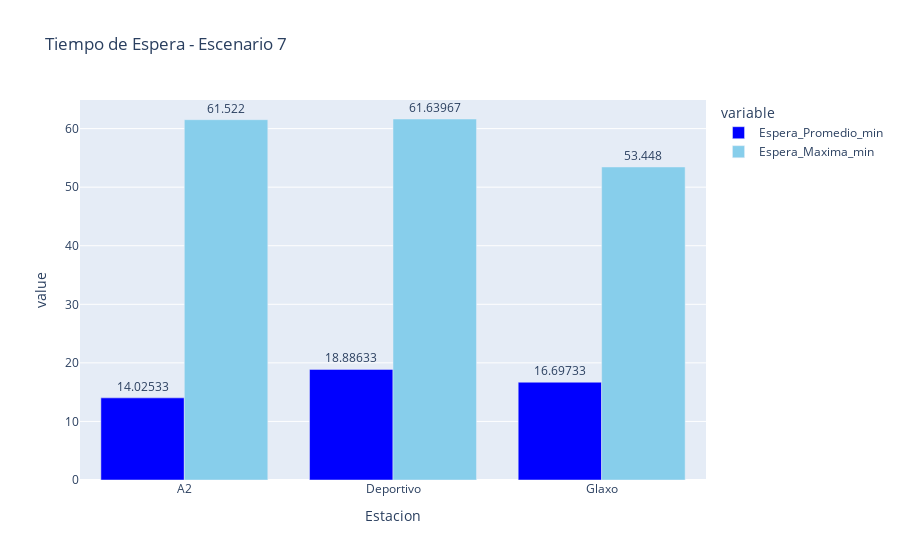
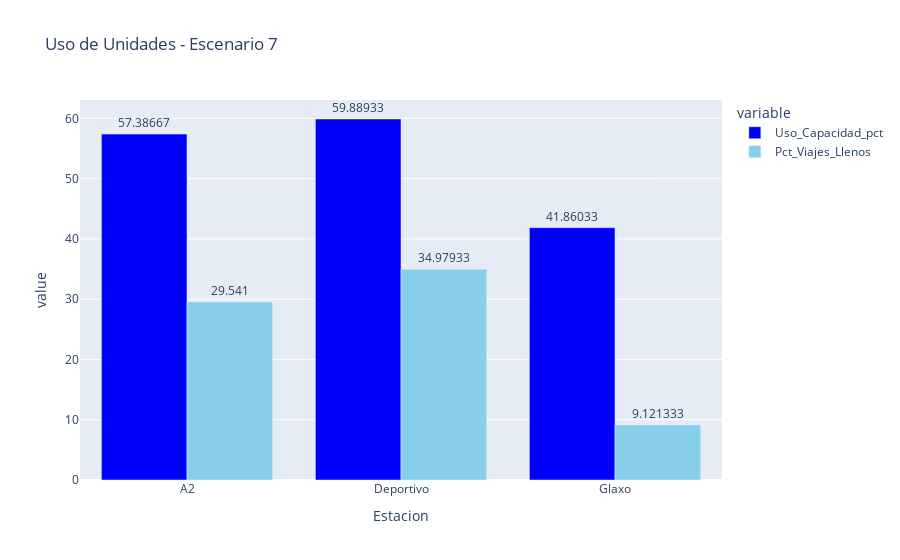
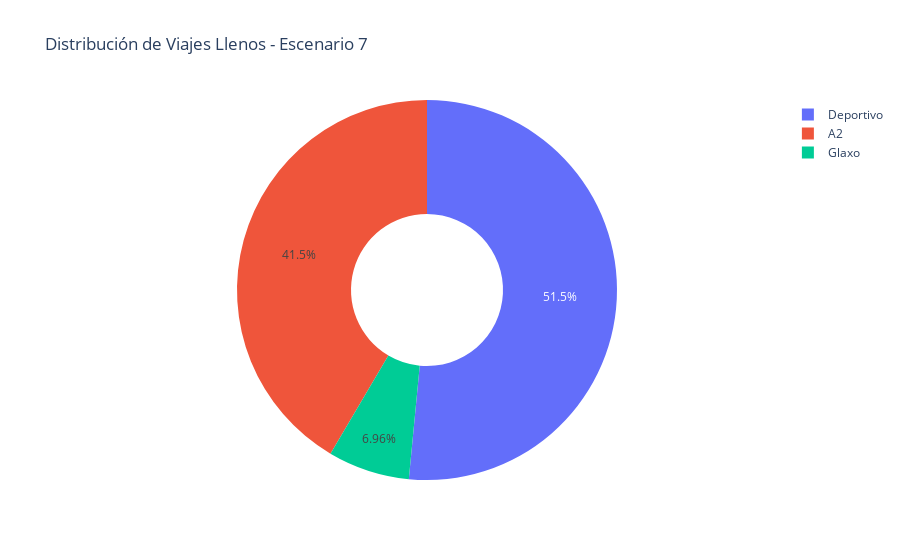
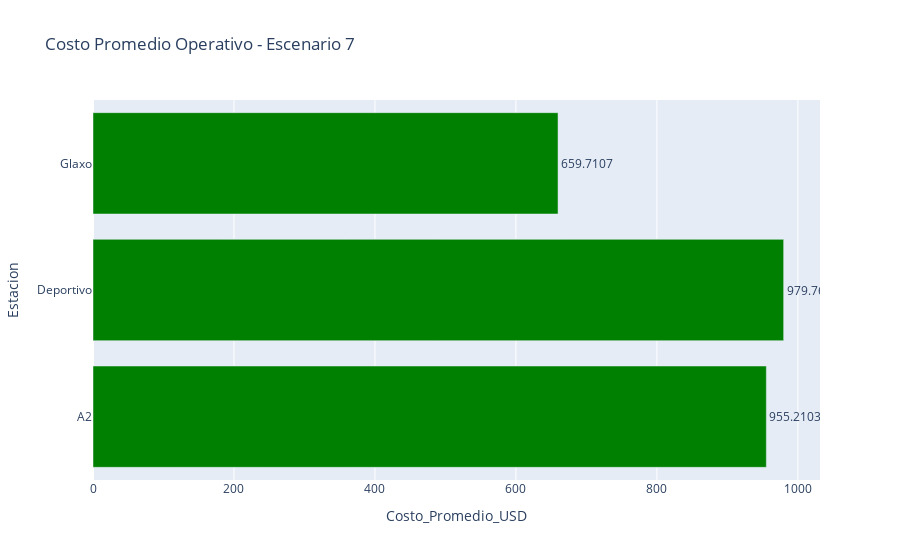

The notebook cell saved with these charts, in order:
### Markdown cell above
## Gráficas individuales por escenario

### Code cell
import pandas as pd
import plotly.express as px
import plotly.graph_objects as go
from math import pi

# Diccionario de archivos y nombre del escenario
archivos = {
    "Escenario 7": "Es7_MejorResultado1Glaxomenortiempo.xlsx",
    "Escenario 8": "Es8_Mod1van.xlsx",
    "Escenario 9": "Esc9_CombinacionDA.xlsx",
    "Escenario 10": "Esc10_CombinacionDA_MejorResultado.xlsx"
}

# Columnas clave para el radar chart
columnas_radar = [
    'Espera_Promedio_min',
    'Espera_Maxima_min',
    'Uso_Capacidad_pct',
    'Costo_Promedio_USD',
    'Pct_Viajes_Llenos',
    'Pct_Cumple_Frecuencia'
]

# Colores personalizados
colores_barras = ['blue', 'skyblue']

# Loop para graficar cada escenario
for nombre_escenario, archivo in archivos.items():
    try:
        df = pd.read_excel(archivo, sheet_name="RESUMEN")
        estaciones = df["Estacion"]

        # 1. Tiempo de Espera
        fig1 = px.bar(df, x="Estacion", y=["Espera_Promedio_min", "Espera_Maxima_min"],
                      barmode='group', title=f"Tiempo de Espera - {nombre_escenario}",
                      text_auto=True, color_discrete_sequence=colores_barras)
        fig1.update_traces(textposition='outside')
        fig1.show()

        # 2. Uso de Unidades
        fig2 = px.bar(df, x="Estacion", y=["Uso_Capacidad_pct", "Pct_Viajes_Llenos"],
                      barmode='group', title=f"Uso de Unidades - {nombre_escenario}",
                      text_auto=True, color_discrete_sequence=colores_barras)
        fig2.update_traces(textposition='outside')
        fig2.show()

        # 3. Pastel de Viajes Llenos Promedio
        fig3 = px.pie(df, names="Estacion", values="Viajes_Llenos_Promedio",
                      title=f"Distribución de Viajes Llenos - {nombre_escenario}", hole=0.4)
        fig3.show()

        # 4. Costo promedio operativo
        fig4 = px.bar(df, y="Estacion", x="Costo_Promedio_USD", orientation='h',
                      title=f"Costo Promedio Operativo - {nombre_escenario}",
                      text_auto=True, color_discrete_sequence=["green"])
        fig4.update_traces(textposition='outside')
        fig4.show()

        # 6. Radar Chart
        df_radar = df.set_index("Estacion")[columnas_radar]
        df_radar_norm = (df_radar - df_radar.min()) / (df_radar.max() - df_radar.min())

        categorias = columnas_radar
        fig6 = go.Figure()
        for est in df_radar_norm.index:
            fig6.add_trace(go.Scatterpolar(
                r=df_radar_norm.loc[est].tolist() + [df_radar_norm.loc[est].tolist()[0]],
                theta=categorias + [categorias[0]],
                fill='toself',
                name=est
            ))
        fig6.update_layout(
            polar=dict(radialaxis=dict(visible=True)),
            title=f"Radar Chart - {nombre_escenario}",
            showlegend=True
        )
        fig6.show()

    except Exception as e:
        print(f"❌ Error en {nombre_escenario}: {e}")

### Figure 1 — Plotly figure (JSON) as saved in the notebook; plotly's stock layout.template omitted (floating-point values rounded to 4 significant figures)
{"data": [{"alignmentgroup": "True", "hovertemplate": "variable=Espera_Promedio_min<br>Estacion=%{x}<br>value=%{y}<extra></extra>", "legendgroup": "Espera_Promedio_min", "marker": {"color": "blue", "pattern": {"shape": ""}}, "name": "Espera_Promedio_min", "offsetgroup": "Espera_Promedio_min", "orientation": "v", "showlegend": true, "textposition": "outside", "texttemplate": "%{y}", "type": "bar", "x": ["A2", "Deportivo", "Glaxo"], "xaxis": "x", "y": [14.03, 18.89, 16.7], "yaxis": "y"}, {"alignmentgroup": "True", "hovertemplate": "variable=Espera_Maxima_min<br>Estacion=%{x}<br>value=%{y}<extra></extra>", "legendgroup": "Espera_Maxima_min", "marker": {"color": "skyblue", "pattern": {"shape": ""}}, "name": "Espera_Maxima_min", "offsetgroup": "Espera_Maxima_min", "orientation": "v", "showlegend": true, "textposition": "outside", "texttemplate": "%{y}", "type": "bar", "x": ["A2", "Deportivo", "Glaxo"], "xaxis": "x", "y": [61.52, 61.64, 53.45], "yaxis": "y"}], "layout": {"barmode": "group", "legend": {"title": {"text": "variable"}, "tracegroupgap": 0}, "title": {"text": "Tiempo de Espera - Escenario 7"}, "xaxis": {"anchor": "y", "domain": [0, 1], "title": {"text": "Estacion"}}, "yaxis": {"anchor": "x", "domain": [0, 1], "title": {"text": "value"}}}}

### Figure 2 — Plotly figure (JSON) as saved in the notebook; plotly's stock layout.template omitted (floating-point values rounded to 4 significant figures)
{"data": [{"alignmentgroup": "True", "hovertemplate": "variable=Uso_Capacidad_pct<br>Estacion=%{x}<br>value=%{y}<extra></extra>", "legendgroup": "Uso_Capacidad_pct", "marker": {"color": "blue", "pattern": {"shape": ""}}, "name": "Uso_Capacidad_pct", "offsetgroup": "Uso_Capacidad_pct", "orientation": "v", "showlegend": true, "textposition": "outside", "texttemplate": "%{y}", "type": "bar", "x": ["A2", "Deportivo", "Glaxo"], "xaxis": "x", "y": [57.39, 59.89, 41.86], "yaxis": "y"}, {"alignmentgroup": "True", "hovertemplate": "variable=Pct_Viajes_Llenos<br>Estacion=%{x}<br>value=%{y}<extra></extra>", "legendgroup": "Pct_Viajes_Llenos", "marker": {"color": "skyblue", "pattern": {"shape": ""}}, "name": "Pct_Viajes_Llenos", "offsetgroup": "Pct_Viajes_Llenos", "orientation": "v", "showlegend": true, "textposition": "outside", "texttemplate": "%{y}", "type": "bar", "x": ["A2", "Deportivo", "Glaxo"], "xaxis": "x", "y": [29.54, 34.98, 9.121], "yaxis": "y"}], "layout": {"barmode": "group", "legend": {"title": {"text": "variable"}, "tracegroupgap": 0}, "title": {"text": "Uso de Unidades - Escenario 7"}, "xaxis": {"anchor": "y", "domain": [0, 1], "title": {"text": "Estacion"}}, "yaxis": {"anchor": "x", "domain": [0, 1], "title": {"text": "value"}}}}

### Figure 3 — Plotly figure (JSON) as saved in the notebook; plotly's stock layout.template omitted (floating-point values rounded to 4 significant figures)
{"data": [{"domain": {"x": [0, 1], "y": [0, 1]}, "hole": 0.4, "hovertemplate": "Estacion=%{label}<br>Viajes_Llenos_Promedio=%{value}<extra></extra>", "labels": ["A2", "Deportivo", "Glaxo"], "legendgroup": "", "name": "", "showlegend": true, "type": "pie", "values": [19.5, 24.2, 3.267]}], "layout": {"legend": {"tracegroupgap": 0}, "title": {"text": "Distribución de Viajes Llenos - Escenario 7"}}}

### Figure 4 — Plotly figure (JSON) as saved in the notebook; plotly's stock layout.template omitted (floating-point values rounded to 4 significant figures)
{"data": [{"hovertemplate": "Costo_Promedio_USD=%{x}<br>Estacion=%{y}<extra></extra>", "legendgroup": "", "marker": {"color": "green", "pattern": {"shape": ""}}, "name": "", "orientation": "h", "showlegend": false, "textposition": "outside", "texttemplate": "%{x}", "type": "bar", "x": [955.2, 979.8, 659.7], "xaxis": "x", "y": ["A2", "Deportivo", "Glaxo"], "yaxis": "y"}], "layout": {"barmode": "relative", "legend": {"tracegroupgap": 0}, "title": {"text": "Costo Promedio Operativo - Escenario 7"}, "xaxis": {"anchor": "y", "domain": [0, 1], "title": {"text": "Costo_Promedio_USD"}}, "yaxis": {"anchor": "x", "domain": [0, 1], "title": {"text": "Estacion"}}}}
